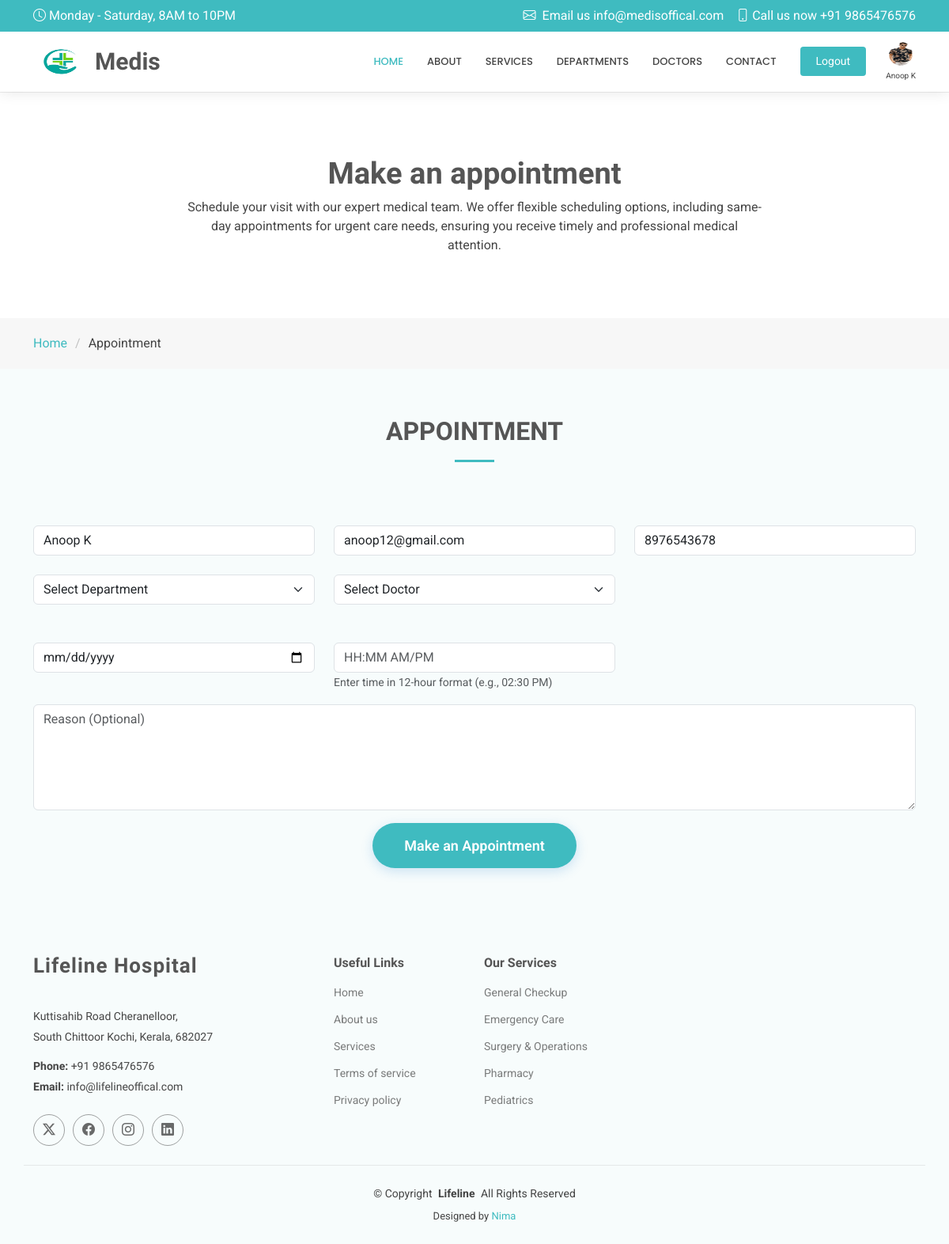
The app's page /appointment/ (signed in) with its own data.
### hmsapp/models.py (models this page shows, shortened)
class Patient(models.Model):
    GENDER_CHOICES = [
        ('male', 'Male'),
        ('female', 'Female'),
        ('other', 'Other'),
    ]
    user = models.OneToOneField(CustomUser, on_delete=models.CASCADE, null=True, blank=True)
    patient_pic = models.ImageField(upload_to='user/images/', null=True, blank=True)
    patient_name = models.CharField(max_length=200)
    mobile_number = models.CharField(max_length=15, validators=[phone_regex])
    email = models.EmailField(max_length=200)
    gender = models.CharField(max_length=100, choices=GENDER_CHOICES)
    address = models.TextField()
    dob = models.DateField(null=True, blank=True)
    patient_id = models.CharField(max_length=10, unique=True, null=True, blank=True)
    created_at = models.DateTimeField(auto_now_add=True)
    updated_at = models.DateTimeField(auto_now=True)

### hmsapp/views.py (the view)
# urls.py: path('appointment/', views.appointment, name='appointment'),
def appointment(request):
    patient_details = None
    if request.user.is_authenticated and request.user.user_type == "3":
        try:
            patient_details = Patient.objects.get(user=request.user)
        except Patient.DoesNotExist:
            patient_details = {}
    departments = Department.objects.all()
    doctors = Doctor.objects.all()
    context = {
        'departments': departments,
        'doctors': doctors,
        'patient_details': patient_details,
    }
    return render(request, 'make_appointment.html', context)

### templates/make_appointment.html (shortened to what this page needs)
<!DOCTYPE html>
{% load static %}
<html lang="en">
<head>
  <link href="{% static 'vendor/bootstrap/css/bootstrap.min.css' %}" rel="stylesheet">
  <link href="{% static 'vendor/bootstrap-icons/bootstrap-icons.css' %}" rel="stylesheet">
  <link href="{% static 'vendor/aos/aos.css' %}" rel="stylesheet">
  <link href="{% static 'vendor/fontawesome-free/css/all.min.css' %}" rel="stylesheet">
  <link href="{% static 'vendor/glightbox/css/glightbox.min.css' %}" rel="stylesheet">
  <link href="{% static 'vendor/swiper/swiper-bundle.min.css' %}" rel="stylesheet">
  <link href="{% static 'css/main.css' %}" rel="stylesheet">
</head>
<body class="starter-page-page">
   <header id="header" class="header sticky-top">
    <div class="topbar d-flex align-items-center">
      <div class="container d-flex justify-content-center justify-content-md-between">
        <div class="d-none d-md-flex align-items-center">
          <i class="bi bi-clock me-1"></i> Monday - Saturday, 8AM to 10PM
        </div>
        <div class="d-flex align-items-center">
           <i class="bi bi-envelope me-2"></i> Email us info@medisoffical.com
          <i class="bi bi-phone me-1"></i>Call us now +91 9865476576
        </div>
      </div>
    </div>
    <div class="branding d-flex align-items-center">
      <div class="container position-relative d-flex align-items-center justify-content-end">
        <a href="index.html" class="logo d-flex align-items-center me-auto">
          <img src="{% static 'img/logo.jpg' %}" alt="Logo" style="height: 100px; width: 70px;">
           <h1 class="sitename">Medis</h1>
        </a>
        <nav id="navmenu" class="navmenu">
          <ul>
            <li><a href="#hero" class="active">Home</a></li>
            <li><a href="#about">About</a></li>
            <li><a href="#services">Services</a></li>
            <li><a href="#departments">Departments</a></li>
            <li><a href="#doctors">Doctors</a></li>
            <li><a href="#contact">Contact</a></li>
          </ul>
        </nav>
        {% if user.is_authenticated %}
    {% if user.user_type == "1" %}
        <a class="cta-btn" href="{% url 'login' %}">Login</a>
    {% elif user.user_type == "2" %}
        <a class="cta-btn" href="{% url 'login' %}">Login</a>
    {% elif user.user_type == "3" %}
        <a class="cta-btn" href="{% url 'logout' %}">Logout</a>
        <div class="patient-info d-flex flex-column align-items-center" style="margin-left: 20px;">
            <img src="{{ patient_details.patient_pic.url }}" alt="Profile Picture" class="profile-pic" style="height: 30px; width: 30px; border-radius: 50%; margin-bottom: 5px;">
            <span style="font-size: 10px;">{{ patient_details.patient_name }}</span>
        </div>
    {% endif %}
{% else %}
    <a class="cta-btn" href="{% url 'login' %}">Login</a>
{% endif %}
      </div>
    </div>
  </header>
  <main class="main">
    <div class="page-title">
      <div class="heading">
        <div class="container">
          <div class="row d-flex justify-content-center text-center">
            <div class="col-lg-8">
              <h1 class="heading-title">Make an appointment</h1>
              <p class="mb-0">
                Schedule your visit with our expert medical team. We offer flexible scheduling options, including same-day appointments for urgent care needs, ensuring you receive timely and professional medical attention.
              </p>
            </div>
          </div>
        </div>
      </div>
      <nav class="breadcrumbs">
        <div class="container">
          <ol>
            <li><a href="home.html">Home</a></li>
            <li class="current">Appointment</li>
          </ol>
        </div>
      </nav>
    </div>
    <section id="appointment" class="appointment section light-background">
      <div class="container section-title" data-aos="fade-up">
        <h2>APPOINTMENT</h2>
      </div>
      <div class="container" data-aos="fade-up" data-aos-delay="100">
        <form id="appointmentForm" action="{% url 'make_appointment' %}" method="post">
            <div class="row">
                <div class="col-md-4 form-group">
                    <input type="text" name="name" class="form-control" id="name" placeholder="Your Name" value="{{ patient_details.patient_name }}" required>
                </div>
                <div class="col-md-4 form-group mt-3 mt-md-0">
                    <input type="email" class="form-control" name="email" id="email" placeholder="Your Email" value="{{ patient_details.email }}" required>
                </div>
                <div class="col-md-4 form-group mt-3 mt-md-0">
                    <input type="tel" class="form-control" name="phone" id="phone" placeholder="Your Phone" value="{{ patient_details.mobile_number }}" required>
                </div>
            </div>
            <div class="row">
                <div class="col-md-4 form-group mt-4">
            <select name="department" id="department" class="form-select" required>
                <option value="">Select Department</option>
            </select>
        </div>
        <div class="col-md-4 form-group mt-4">
            <select name="doctor" id="doctor" class="form-select" required>
                <option value="">Select Doctor</option>
            </select>
        </div>
    </div>
            <div class="row">
            <div class="col-md-4 form-group mt-4">
                    <input type="date" name="appointment_date" class="form-control" id="date" required>
                </div>
            <div class="col-md-4 form-group mt-4">
        <input type="text" name="appointment_time" class="form-control" id="appointment_time"
               placeholder="HH:MM AM/PM" required>
        <small id="time_hint" class="form-text text-muted">Enter time in 12-hour format (e.g., 02:30 PM)</small>
    </div>
            <div class="form-group mt-3">
                <textarea class="form-control" name="message" rows="5" placeholder="Reason (Optional)"></textarea>
            </div>
            </div>
            <div class="text-center mt-3">
                <button type="submit" class="appointment-btn" style="
                    padding: 15px 40px;
                    font-size: 18px;
                    border-radius: 50px;
                    border: none;
                    background: #3fbbc0;
                    color: #fff;
                    font-weight: 600;
                    box-shadow: 0 4px 15px rgba(25, 119, 204, 0.2);
                    transition: all 0.3s ease;
                    cursor: pointer;">Make an Appointment</button>
            </div>
        </form>
      </div>
    </section>
  </main>
 <footer id="footer" class="footer light-background">
    <div class="container footer-top">
      <div class="row gy-4">
        <div class="col-lg-4 col-md-6 footer-about">
          <a href="index.html" class="logo d-flex align-items-center">
            <span class="sitename">Lifeline Hospital</span>
          </a>
          <div class="footer-contact pt-3">
            <p>Kuttisahib Road Cheranelloor,</p>
            <p>South Chittoor Kochi, Kerala, 682027</p>
            <p class="mt-3"><strong>Phone:</strong> <span>+91 9865476576</span></p>
            <p><strong>Email:</strong> <span>info@lifelineoffical.com</span></p>
          </div>
          <div class="social-links d-flex mt-4">
            <a href=""><i class="bi bi-twitter-x"></i></a>
            <a href=""><i class="bi bi-facebook"></i></a>
            <a href=""><i class="bi bi-instagram"></i></a>
            <a href=""><i class="bi bi-linkedin"></i></a>
          </div>
        </div>
        <div class="col-lg-2 col-md-3 footer-links">
          <h4>Useful Links</h4>
          <ul>
            <li><a href="#">Home</a></li>
            <li><a href="#">About us</a></li>
            <li><a href="#">Services</a></li>
            <li><a href="#">Terms of service</a></li>
            <li><a href="#">Privacy policy</a></li>
          </ul>
        </div>
       <div class="col-lg-2 col-md-3 footer-links">
           <h4>Our Services</h4>
        <ul>
    <li><a href="#">General Checkup</a></li>
    <li><a href="#">Emergency Care</a></li>
    <li><a href="#">Surgery &amp; Operations</a></li>
    <li><a href="#">Pharmacy</a></li>
    <li><a href="#">Pediatrics</a></li>
  </ul>
</div>
      </div>
    </div>
    <div class="container copyright text-center mt-4">
      <p>© <span>Copyright</span> <strong class="px-1 sitename">Lifeline</strong> <span>All Rights Reserved</span></p>
      <div class="credits">
        Designed by <a href="https://bootstrapmade.com/">Nima</a>
      </div>
    </div>
  </footer>
</body>
</html>

### records on screen
Patient: patient_pic (picture), patient_name "Anoop K", name "Anoop K", email "anoop12@gmail.com", phone "8976543678"
